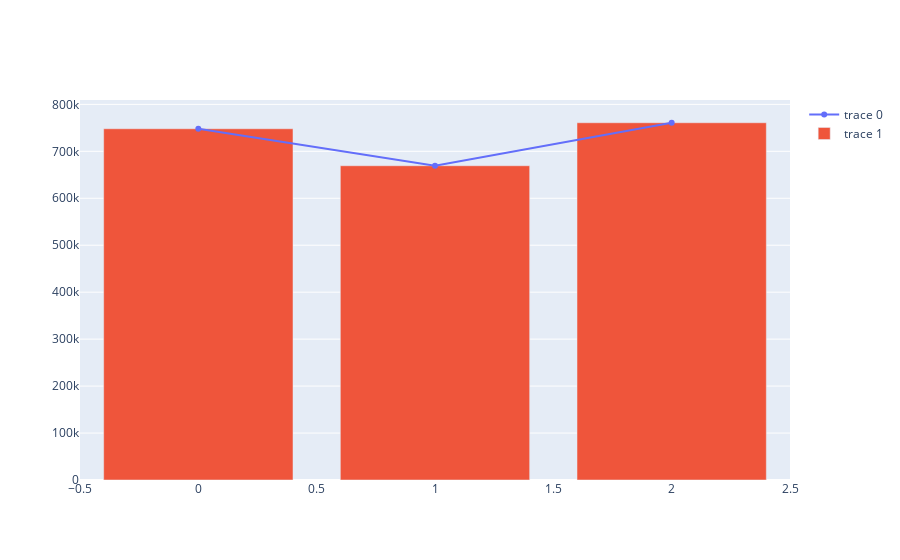

This figure's notebook cell:
### Code cell
fig = go.Figure()
fig.add_trace(
    go.Scatter(
        y=[rougher_sum,primary_sum,final_sum]
    ))

fig.add_trace(
    go.Bar(
        y=[rougher_sum,primary_sum,final_sum]
    ))

fig.show()

### Figure 1 — Plotly figure (JSON) as saved in the notebook; plotly's stock layout.template omitted (floating-point values rounded to 4 significant figures)
{"data": [{"type": "scatter", "y": [748000.0, 669300.0, 760800.0]}, {"type": "bar", "y": [748000.0, 669300.0, 760800.0]}], "layout": {}}
